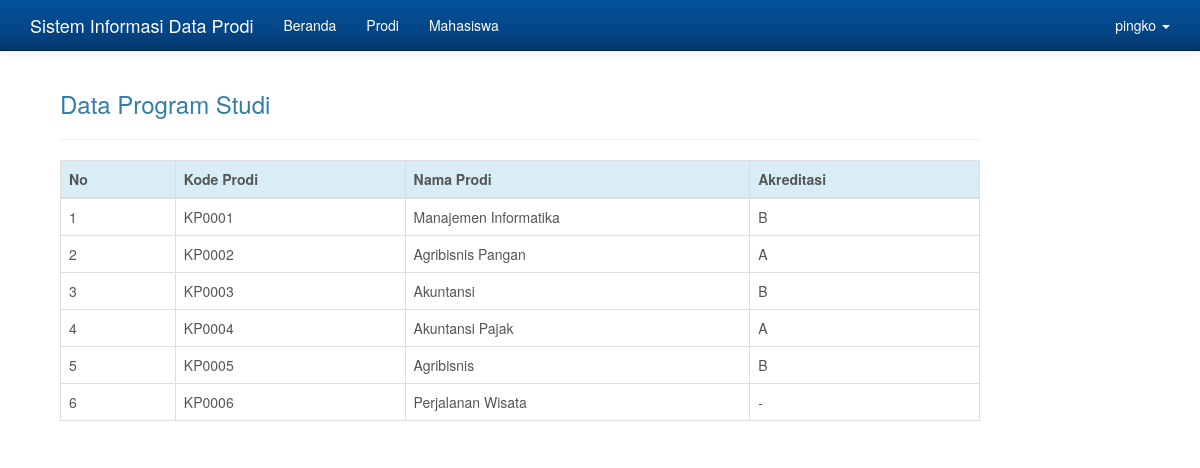
Page /admin/admin.php?hlm=dt_prodi (signed in) on the committed database.
### tables this page shows
CREATE TABLE `dt_prodi` (
  `idprodi` int(11) NOT NULL,
  `kdprodi` varchar(6) NOT NULL,
  `nmprodi` varchar(70) NOT NULL,
  `akreditasi` enum('A','B','C','-') NOT NULL
);

### admin/dt_prodi.php (the view)
<?php
if( empty( $_SESSION['iduser'] ) ){
	$_SESSION['err'] = '<strong>ERROR!</strong> Anda harus login terlebih dahulu.';
	header('Location: ./');
	die();
} else {
		echo '
			<div class="container">
			<div class="col-md-10">
				<h3 style="margin-bottom: -20px;">Data Program Studi</h3>
				<br/><hr/>
				<table class="table table-bordered">
				 <thead>
				   <tr class="info">
					 <th width="10%">No</th>
					 <th width="20%">Kode Prodi</th>
					 <th width="30%">Nama Prodi</th>
					 <th width="20%">Akreditasi</th>
				   </tr>
				 </thead>
				 <tbody>';
		 	$sql = mysqli_query($koneksi, "SELECT * FROM dt_prodi");
		 	if(mysqli_num_rows($sql) > 0){
		 		$no = 0;
				 while($row = mysqli_fetch_array($sql)){
	 				$no++;
	 			echo '
				   <tr>
					 <td>'.$no.'</td>
					 <td>'.$row['kdprodi'].'</td>
					 <td>'.$row['nmprodi'].'</td>
					 <td>'.$row['akreditasi'].'</td>';
				}
			}
			echo '
			 	</tbody>
			</table>
			</div>
		</div>';
	}
?>

### admin/admin.php (shortened to what this page needs)
<?php
if( empty( $_SESSION['iduser'] ) ){
	$_SESSION['err'] = '<strong>ERROR!</strong> Anda harus login terlebih dahulu.';
	header('Location: ./');
	die();
} else {
?>
<!DOCTYPE html>
<html lang="en">
  <head>
    <link href="../assets/css/bootstrap.css" rel="stylesheet">
	<link href="../assets/css/jquery-ui.min.css" rel="stylesheet">
  </head>
  <body>
    <?php include "menu.php"; ?>
    <div class="container">
	<?php
	if(isset($_REQUEST['hlm'] )){
		$hlm = $_REQUEST['hlm'];
		switch( $hlm ){
			case 'dt_prodi':
				include "dt_prodi.php";
				break;
		}
	}
	?>
    </div>
  </body>
</html>
<?php
}
?>

### admin/menu.php (shortened to what this page needs)
<?php
    if( !empty( $_SESSION['iduser'] ) ){
?>
<div class="navbar navbar-inverse navbar-fixed-top" role="navigation">
  <div class="container">
	<div class="navbar-header">
	  <a class="navbar-brand" href=""><span></span> Sistem Informasi Data Prodi</a>
	</div>
	<div class="navbar-collapse collapse">
	  <ul class="nav navbar-nav">
		<li><a href="admin.php">Beranda</a></li>
		<li><a href="admin.php?hlm=dt_prodi">Prodi</a></li>
		<li><a href="admin.php?hlm=mahasiswa_view">Mahasiswa</a></li>
		  </ul>
	  <ul class="nav navbar-nav navbar-right">
		<li class="dropdown">
		  <a href="#" class="dropdown-toggle" data-toggle="dropdown">
			<?php echo $_SESSION['username']; ?> <b class="caret"></b>
		  </a>
		</li>
	  </ul>
	</div>
  </div>
</div>
<?php
} else {
	header("Location: ./");
	die();
}
?>

### admin/admin.php (style rules this page uses)
body { min-height: 200px; padding-top: 70px; }

### rows in the picture
dt_prodi: kdprodi "KP0001", nmprodi "Manajemen Informatika", akreditasi "B"
dt_prodi: kdprodi "KP0002", nmprodi "Agribisnis Pangan", akreditasi "A"
dt_prodi: kdprodi "KP0003", nmprodi "Akuntansi", akreditasi "B"
dt_prodi: kdprodi "KP0004", nmprodi "Akuntansi Pajak", akreditasi "A"
dt_prodi: kdprodi "KP0005", nmprodi "Agribisnis", akreditasi "B"
dt_prodi: kdprodi "KP0006", nmprodi "Perjalanan Wisata", akreditasi "-"

### other values in the picture
$_SESSION['username'] "pingko"
